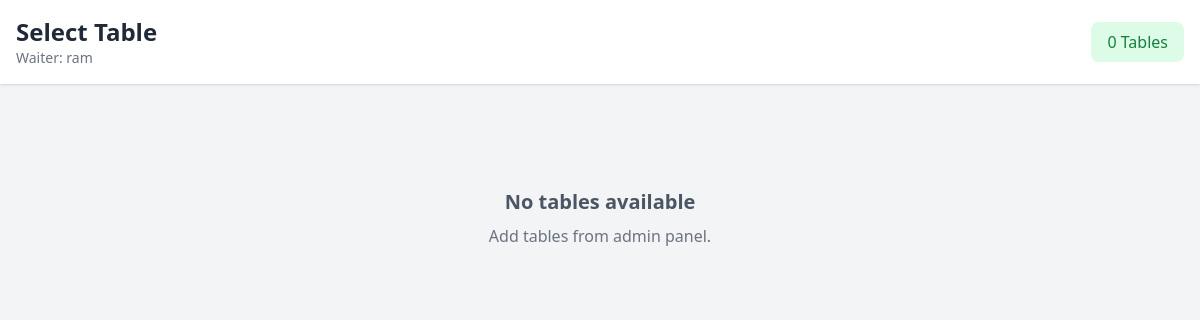
The app's page /orders/tables/ (signed in), older data.
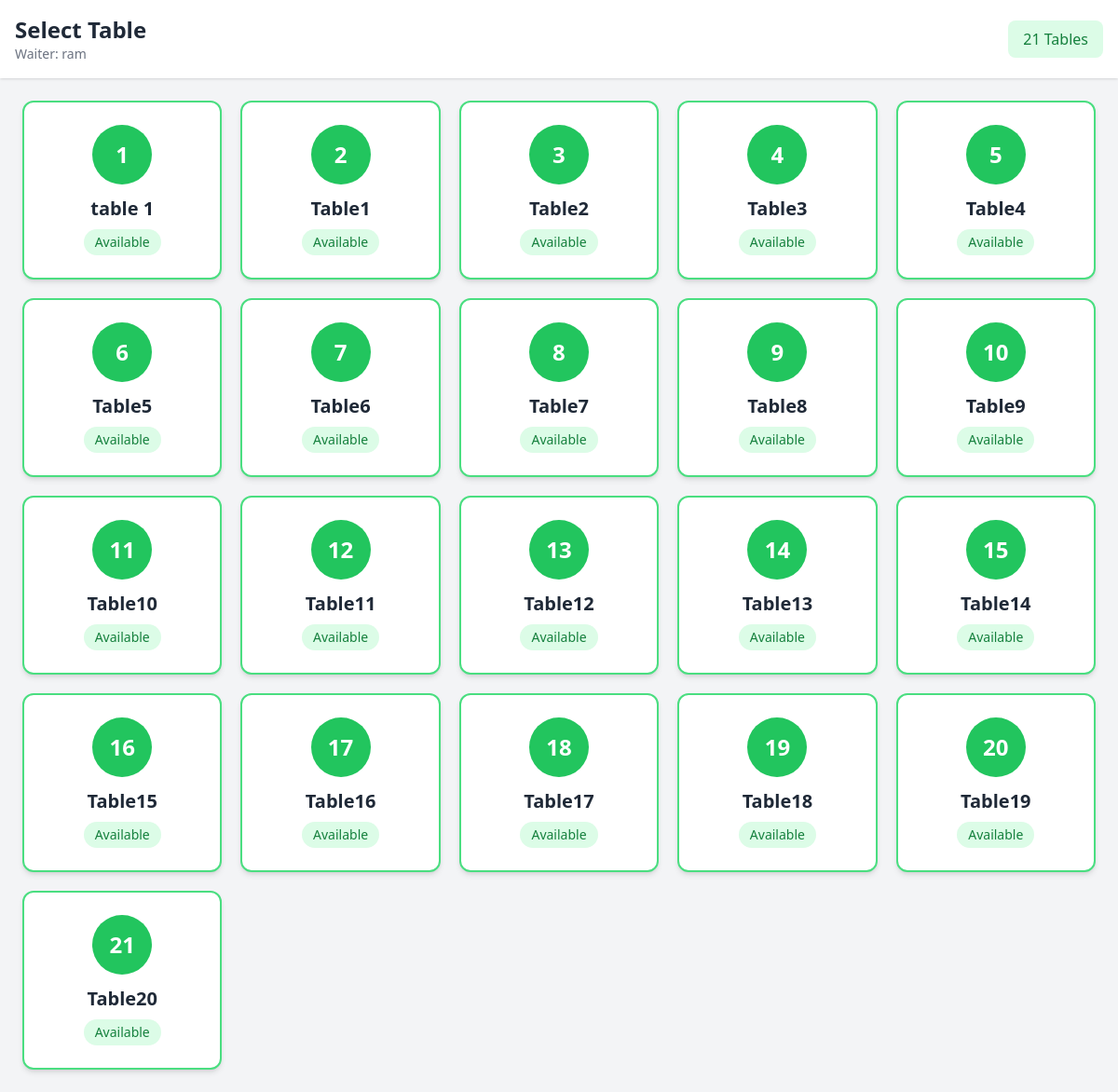
The same page, newer data.
### accounts/models.py (models this page shows)
class User(AbstractUser):
    class Role(models.TextChoices):
        WAITER = "w", "Waiter"
        BILLING = "b", "Billing"
        KITCHEN = "k", "Kitchen"
        OWNER = "o", "Owner"
    role = models.CharField(
        max_length=2,
        choices=Role.choices,
        default=Role.WAITER,
    )

### orders/models.py (models this page shows, shortened)
class Table(models.Model):
    name=models.CharField(max_length=20)
    is_reserved=models.BooleanField(default=False,null=True)

### orders/views.py (the view)
# urls.py: path("tables/", views.tables_views, name="tables_view_url"),
@role_required([User.Role.WAITER])
def tables_views(request):
    tables=Table.objects.all()
    return render(request, "orders/tables.html", {"tables": tables})

### orders/templates/orders/tables.html (shortened to what this page needs)
<!DOCTYPE html>
<html lang="en">
<head>
    <script src="https://cdn.tailwindcss.com"></script>
</head>
<body class="bg-gray-100 min-h-screen">
    <header class="bg-white shadow p-4 flex justify-between items-center">
        <div>
            <h1 class="text-2xl font-bold text-gray-800">
                Select Table
            </h1>
            <p class="text-sm text-gray-500">
                Waiter: {{ request.user.username }}
            </p>
        </div>
        <div class="bg-green-100 text-green-700 px-4 py-2 rounded-lg font-medium">
            {{ tables|length }} Tables
        </div>
    </header>
    <main class="p-6">
        {% if tables %}
        <div class="grid grid-cols-2 sm:grid-cols-3 md:grid-cols-4 lg:grid-cols-5 gap-5">
            {% for table in tables %}
            <a href="{% url 'menu_view_url' table.id %}"
               class="bg-white rounded-xl shadow-md hover:shadow-xl transition p-6
                      flex flex-col items-center justify-center
                      border-2 border-green-400
                      active:scale-95">
                <div class="w-16 h-16 bg-green-500 text-white rounded-full
                            flex items-center justify-center text-2xl font-bold mb-3">
                    {{ forloop.counter }}
                </div>
                <h2 class="text-xl font-bold text-gray-800">
                    {{ table.name }}
                </h2>
                <span class="mt-2 px-3 py-1 rounded-full text-sm
                             bg-green-100 text-green-700">
                    Available
                </span>
            </a>
            {% endfor %}
        </div>
        {% else %}
        <div class="text-center mt-20">
            <h2 class="text-xl font-bold text-gray-600">
                No tables available
            </h2>
            <p class="text-gray-500 mt-2">
                Add tables from admin panel.
            </p>
        </div>
        {% endif %}
    </main>
</body>
</html>

Row changes from the older to the newer data that the page shows:
added Table: name "table 1"
added Table: name "Table1"
added Table: name "Table2"
added Table: name "Table3"
added Table: name "Table4"
added Table: name "Table5"
added Table: name "Table6"
added Table: name "Table7"
added Table: name "Table8"
added Table: name "Table9"
added Table: name "Table10"
added Table: name "Table11"
added Table: name "Table12"
added Table: name "Table13"
added Table: name "Table14"
added Table: name "Table15"
added Table: name "Table16"
added Table: name "Table17"
added Table: name "Table18"
added Table: name "Table19"
added Table: name "Table20"
Text that changed along with them:
{{ tables|length }}: "0" → "21"
text no longer shown: "No tables available Add tables from admin panel."
